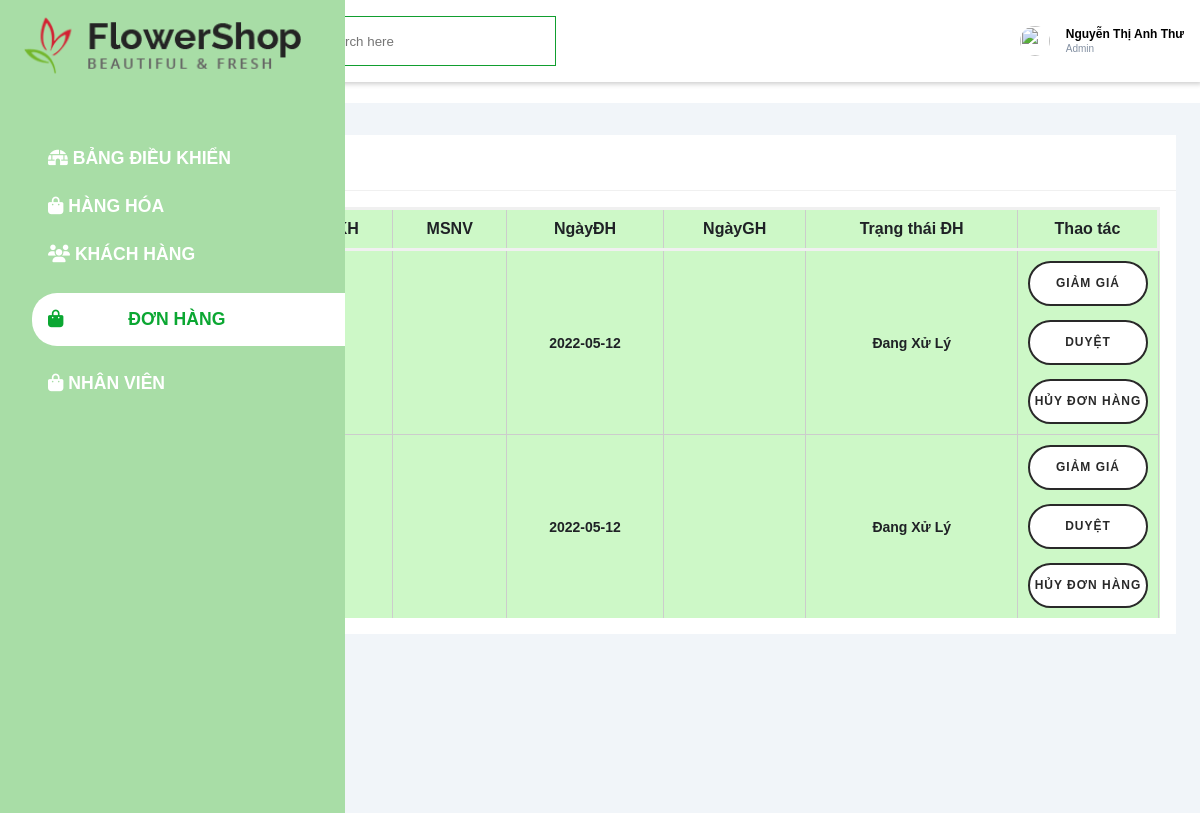
The page /order.php (signed in) on the database its author committed.
### tables this page shows
CREATE TABLE `dathang` (
  `SoDonDH` varchar(10) NOT NULL,
  `MSKH` varchar(11) NOT NULL,
  `MSNV` varchar(11) DEFAULT NULL,
  `NgayDH` date NOT NULL DEFAULT current_timestamp(),
  `NgayGH` date DEFAULT NULL,
  `TrangthaiDH` int(1) NOT NULL DEFAULT 0 COMMENT '0: chua duoc duyet 1: da duoc duyet 2: huy don hang '
);

### order.php (the view, shortened to what this page needs)
<!DOCTYPE html>
<html lang="en">
<head>
    <link rel="stylesheet" href="css/admin.css" />
    <link rel="stylesheet" href="css/custom.css" />
</head>
<?php
include_once('./connect.php');
?>
<body>
    <div class="sidebar">
        <div class="sidebar-brand">
            <img src="img/logo.png" alt="logo" height="60px" />
        </div>
        <div class="sidebar-menu">
            <ul>
                <li>
                    <a href="admin.php"><span class="fas fa-igloo"></span>
                        <span>BẢNG ĐIỀU KHIỂN</span></a>
                </li>
                <li>
                    <a href="product.php"><span class="fas fa-shopping-bag"></span>
                        <span>HÀNG HÓA</span></a>
                </li>
                <li>
                    <a href="customer.php"><span class="fas fa-users"></span>
                        <span>KHÁCH HÀNG</span></a>
                </li>
                <li>
                    <a href="order.php" class="active"><span class="fas fa-shopping-bag"></span>
                        <span>ĐƠN HÀNG</span></a>
                </li>
                <li>
                    <a href="nhanvien.php"><span class="fas fa-shopping-bag"></span>
                        <span>NHÂN VIÊN</span></a>
                </li>
            </ul>
        </div>
    </div>
    <div class="main-content">
        <header>
            <h2 style="margin-top: 10px">
                <label for="nav-toggle">
                </label>
                <span id="dashboard">BẢNG ĐIỀU KHIỂN</span>
            </h2>
            <div class="search-wrapper">
                <input type="search" placeholder="Search here" />
            </div>
            <div class="user-wrapper" style="cursor: pointer">
                <img src="img/admin/AnhThu.PNG" width="30px" height="30px" alt="" />
                <div>
                    <h4>Nguyễn Thị Anh Thư</h4>
                    <small>Admin</small>
                </div>
            </div>
        </header>
        <main>
            <div class="card">
                <div class="card-header">
                    <h3>
                        <span>Danh sách đơn hàng</span>
                    </h3>
                </div>
                <div class="card-body">
                    <div class="table-responsive">
                        <table width="100%">
                            <thead>
                                <tr>
                                    <td>Số Đơn</td>
                                    <td>MSKH</td>
                                    <td>MSNV</td>
                                    <td>NgàyĐH</td>
                                    <td>NgàyGH</td>
                                    <td>Trạng thái ĐH</td>
                                    <td>Thao tác</td>
                                </tr>
                            </thead>
                            <tbody>
                                <?php
                                $sql = "select * from dathang where TrangthaiDH=0";
                                $query = mysqli_query($conn, $sql);
                                while ($rows = mysqli_fetch_array($query)) {
                                ?>
                                    <tr>
                                        <td style="max-width: 220px;"><?php echo $rows['SoDonDH'] ?></td>
                                        <td><?php echo $rows['MSKH'] ?></td>
                                        <td><?php echo $rows['MSNV'] ?></td>
                                        <td style="max-width: 220px;"><?php echo $rows['NgayDH'] ?></td>
                                        <td style="max-width: 220px;"><?php echo $rows['NgayGH'] ?></td>
                                        <td>
                                            <?php
                                            $status = $rows['TrangthaiDH'];
                                            switch ($status) {
                                                case '0':
                                                    echo "<p class='order__pending'>Đang Xử Lý</p>";
                                                    break;
                                            }
                                            ?>
                                        </td>
                                        <td style="width:100px;">
                                            <div style="display:flex;">
                                                <div>
                                                    <a href="discount.php?SoDonDH=<?php echo $rows['SoDonDH'] ?>" class="my-btn-primary my-btn-primary--2 cart__total-btn">
                                                        Giảm giá
                                                    </a>
                                                    <br>
                                                    <a href="order.php?trangthai=1&SoDonDH=<?php echo $rows['SoDonDH'] ?>" class="my-btn-primary my-btn-primary--2 cart__total-btn">
                                                        Duyệt
                                                    </a>
                                                    <br>
                                                    <a href="order.php?trangthai=2&SoDonDH=<?php echo $rows['SoDonDH'] ?>" class="my-btn-primary my-btn-primary--2 cart__total-btn">
                                                        Hủy đơn hàng
                                                    </a>
                                                </div>
                                            </div>
                                        </td>
                                    </tr>
                                <?php
                                }
                                ?>
                            </tbody>
                        </table>
                    </div>
                </div>
            </div>
        </main>
    </div>
</body>
</html>

### css/admin.css (style rules this page uses)
:root { --main-color: #0ba732; --color-dark: #1d2231; --text-grey: #8390a2; }
* { padding: 0; margin: 0; box-sizing: border-box; list-style-type: none; text-decoration: none; font-family: 'Poppins', sans-serif; transition: all 0.1s; }
.sidebar { width: 300px; position: fixed; left: 0; top: 0; height: 100%; background-color:rgb(168, 221, 166); z-index: 100; transition: margin-left 300ms; }
.sidebar-brand { height: 100px; padding: 2.5rem 0rem 0rem 1rem ; color: #fff; position: relative; top: -1.5rem; left: -0.5rem; }
.sidebar-menu { margin-top: 3rem; }
.sidebar-menu li { width: 100%; margin-bottom: 1.7rem; padding-left: 1rem; }
.sidebar-menu a.active span:last-child { margin-left: 60px; }
.sidebar-menu a { padding-left: 1rem; display: block; color: #fff; font-weight: bold; font-size: 1.1rem; transition: all 0.3s; }
.sidebar-menu a.active { background: #fff; padding-top: 1rem; padding-bottom: 1rem; color: var(--main-color); border-radius: 25px 0px 0px 25px; transition: all 0.3s; }
.main-content { transition: margin-left 300ms; margin-left: 345px; }
header { display: flex; justify-content: space-between; padding: 1rem; box-shadow: 2px 2px 5px rgba(0,0,0,0.2); position: fixed; left: 345px; width: calc(100% - 345px); top: 0 ; z-index: 100; background: #fff; transition: left 300ms; }
header h2 { color: #222; }
.search-wrapper { border: 1px solid rgb(17, 158, 47); height: 50px; margin-left: -500px; display: flex; align-items: center; overflow-x: hidden; width: 300px; }
.search-wrapper input { height: 100%; padding: .5rem; border: none; outline: none; }
.user-wrapper { display: flex; align-items: center; }
.user-wrapper img { border-radius: 50%; margin-right: 1rem; }
.user-wrapper small { display: inline-block; color: var(--text-grey); }
main { margin-top: 85px; padding: 2rem 1.5rem; background: #f1f5f9; min-height: calc(100vh - 90px); }
div { font-size: 12px; }
.my-btn-primary.my-btn-primary--2 { background-color: #fff; color: #292929; border: 2px solid #292929; transition: all .2s ease-in-out; }
.my-btn-primary { text-transform: uppercase; font-weight: 600; font-size: 12px; background-color: green; outline: none; border: none; border-radius: 30px; letter-spacing: 1px; width: 120px; height: 45px; font-family: "Oswald", sans-serif; display: block; text-align: center; line-height: 40px; text-decoration: none; cursor: pointer; user-select: none; }
.card { background: #fff; }
.card-header, .card-body { padding: 1rem; }
h3 { font-size: 20px; }
.card-header { display: flex; justify-content: space-between; align-items: center; border-bottom: 1px solid #f0f0f0; }
table { border-collapse: collapse ; background-color: #9af08f7e; }
thead tr { border: 3px solid #f0f0f0; }
thead td { font-weight: 700; font-size: 1rem; }
td { padding: .5rem 1rem; font-size: 1.5rem; color: #222; border: 1px solid #f0f0f0; }
.table-responsive { width: 100%; overflow-x: auto; }
@media only screen and (max-width: 1200px) { .sidebar { width: 70px; } }
@media only screen and (max-width: 1200px) { .sidebar li, .sidebar .sidebar-brand { padding-left: 1rem; text-align: center; } }
@media only screen and (max-width: 1200px) { .sidebar li a { padding-left: 0rem; } }
@media only screen and (max-width: 1200px) { .sidebar li a span:last-child { display: none; } }
@media only screen and (max-width: 1200px) { .main-content { margin-left: 70px; } }
@media only screen and (max-width: 1200px) { .main-content header { width: calc(100% - 70px); left: 70px; } }

### order.php (style rules this page uses)
.order .order__content table tr th, td { padding: 10px; font-weight: 600; border-color: #ccc; border-bottom: 0; color: #1f2226; text-align: center; font-size: 14px; }

### rows shown on the page
dathang: NgayDH "2022-05-12", TrangthaiDH "Đang Xử Lý"
dathang: NgayDH "2022-05-12", TrangthaiDH "Đang Xử Lý"
